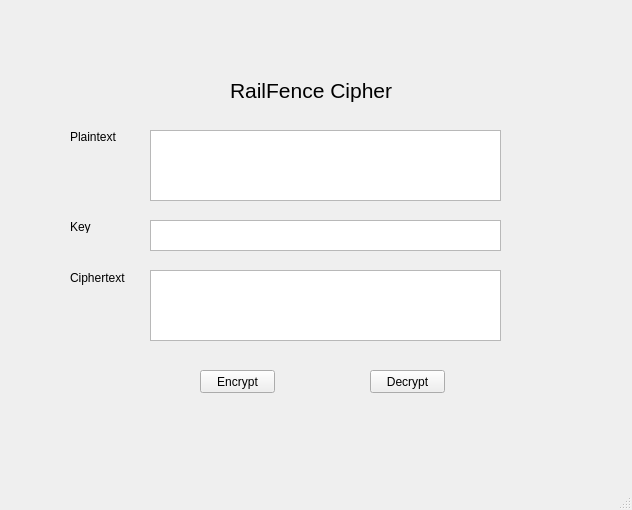
<?xml version="1.0" encoding="UTF-8"?>
<ui version="4.0">
 <class>MainWindow</class>
 <widget class="QMainWindow" name="MainWindow">
  <property name="geometry">
   <rect>
    <x>0</x>
    <y>0</y>
    <width>632</width>
    <height>510</height>
   </rect>
  </property>
  <property name="windowTitle">
   <string>RailFence Cipher</string>
  </property>
  <widget class="QWidget" name="centralwidget">
   <widget class="QLabel" name="label_4">
    <property name="geometry">
     <rect>
      <x>70</x>
      <y>270</y>
      <width>61</width>
      <height>16</height>
     </rect>
    </property>
    <property name="text">
     <string>Ciphertext</string>
    </property>
   </widget>
   <widget class="QTextEdit" name="txt_key">
    <property name="geometry">
     <rect>
      <x>150</x>
      <y>220</y>
      <width>351</width>
      <height>31</height>
     </rect>
    </property>
   </widget>
   <widget class="QPlainTextEdit" name="txt_plain_text">
    <property name="geometry">
     <rect>
      <x>150</x>
      <y>130</y>
      <width>351</width>
      <height>71</height>
     </rect>
    </property>
   </widget>
   <widget class="QPlainTextEdit" name="txt_cipher_text">
    <property name="geometry">
     <rect>
      <x>150</x>
      <y>270</y>
      <width>351</width>
      <height>71</height>
     </rect>
    </property>
   </widget>
   <widget class="QLabel" name="label_3">
    <property name="geometry">
     <rect>
      <x>70</x>
      <y>220</y>
      <width>47</width>
      <height>13</height>
     </rect>
    </property>
    <property name="text">
     <string>Key</string>
    </property>
   </widget>
   <widget class="QLabel" name="label_2">
    <property name="geometry">
     <rect>
      <x>70</x>
      <y>130</y>
      <width>47</width>
      <height>13</height>
     </rect>
    </property>
    <property name="text">
     <string>Plaintext</string>
    </property>
   </widget>
   <widget class="QPushButton" name="btn_encrypt">
    <property name="geometry">
     <rect>
      <x>200</x>
      <y>370</y>
      <width>75</width>
      <height>23</height>
     </rect>
    </property>
    <property name="text">
     <string>Encrypt</string>
    </property>
   </widget>
   <widget class="QLabel" name="label">
    <property name="geometry">
     <rect>
      <x>230</x>
      <y>60</y>
      <width>171</width>
      <height>61</height>
     </rect>
    </property>
    <property name="font">
     <font>
      <pointsize>16</pointsize>
     </font>
    </property>
    <property name="text">
     <string>RailFence Cipher</string>
    </property>
   </widget>
   <widget class="QPushButton" name="btn_decrypt">
    <property name="geometry">
     <rect>
      <x>370</x>
      <y>370</y>
      <width>75</width>
      <height>23</height>
     </rect>
    </property>
    <property name="text">
     <string>Decrypt</string>
    </property>
   </widget>
  </widget>
  <widget class="QMenuBar" name="menubar">
   <property name="geometry">
    <rect>
     <x>0</x>
     <y>0</y>
     <width>632</width>
     <height>21</height>
    </rect>
   </property>
  </widget>
  <widget class="QStatusBar" name="statusbar"/>
 </widget>
 <resources/>
 <connections/>
</ui>
